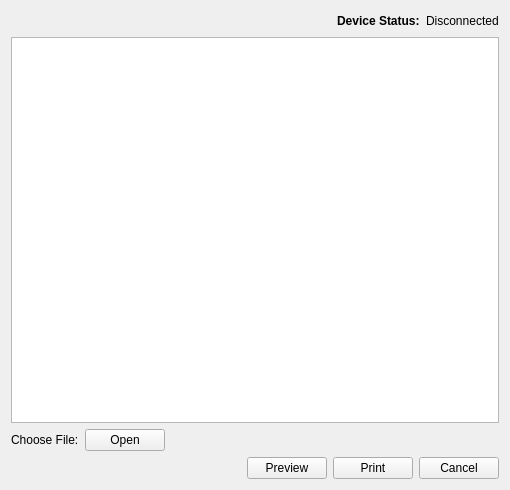
<?xml version="1.0" encoding="UTF-8"?>
<ui version="4.0">
 <class>Print</class>
 <widget class="QWidget" name="Print">
  <property name="geometry">
   <rect>
    <x>0</x>
    <y>0</y>
    <width>510</width>
    <height>490</height>
   </rect>
  </property>
  <property name="minimumSize">
   <size>
    <width>510</width>
    <height>490</height>
   </size>
  </property>
  <property name="maximumSize">
   <size>
    <width>16777215</width>
    <height>16777215</height>
   </size>
  </property>
  <property name="windowTitle">
   <string>Print</string>
  </property>
  <property name="windowIcon">
   <iconset>
    <normaloff>Img/icon.ico</normaloff>Img/icon.ico</iconset>
  </property>
  <layout class="QHBoxLayout" name="horizontalLayout_4">
   <item>
    <layout class="QVBoxLayout" name="verticalLayout">
     <item>
      <layout class="QHBoxLayout" name="horizontalLayout_3">
       <item>
        <spacer name="horizontalSpacer">
         <property name="orientation">
          <enum>Qt::Horizontal</enum>
         </property>
         <property name="sizeHint" stdset="0">
          <size>
           <width>40</width>
           <height>20</height>
          </size>
         </property>
        </spacer>
       </item>
       <item>
        <widget class="QLabel" name="DeviceStatus">
         <property name="font">
          <font>
           <weight>75</weight>
           <bold>true</bold>
          </font>
         </property>
         <property name="text">
          <string>Device Status:</string>
         </property>
        </widget>
       </item>
       <item>
        <widget class="QLabel" name="Status">
         <property name="text">
          <string>Disconnected</string>
         </property>
        </widget>
       </item>
      </layout>
     </item>
     <item>
      <widget class="QTextBrowser" name="TextArea"/>
     </item>
     <item>
      <layout class="QHBoxLayout" name="horizontalLayout_2">
       <item>
        <widget class="QLabel" name="ChooseFile">
         <property name="text">
          <string>Choose File:</string>
         </property>
        </widget>
       </item>
       <item>
        <widget class="QPushButton" name="OpenButton">
         <property name="text">
          <string>Open</string>
         </property>
        </widget>
       </item>
       <item>
        <spacer name="horizontalSpacer_2">
         <property name="orientation">
          <enum>Qt::Horizontal</enum>
         </property>
         <property name="sizeHint" stdset="0">
          <size>
           <width>40</width>
           <height>20</height>
          </size>
         </property>
        </spacer>
       </item>
      </layout>
     </item>
     <item>
      <layout class="QHBoxLayout" name="horizontalLayout">
       <item>
        <spacer name="horizontalSpacer_3">
         <property name="orientation">
          <enum>Qt::Horizontal</enum>
         </property>
         <property name="sizeHint" stdset="0">
          <size>
           <width>40</width>
           <height>20</height>
          </size>
         </property>
        </spacer>
       </item>
       <item>
        <widget class="QPushButton" name="PreviewButton">
         <property name="text">
          <string>Preview</string>
         </property>
        </widget>
       </item>
       <item>
        <widget class="QPushButton" name="PrintButton">
         <property name="text">
          <string>Print</string>
         </property>
        </widget>
       </item>
       <item>
        <widget class="QPushButton" name="CancelButton">
         <property name="text">
          <string>Cancel</string>
         </property>
        </widget>
       </item>
      </layout>
     </item>
    </layout>
   </item>
  </layout>
 </widget>
 <resources/>
 <connections/>
</ui>
